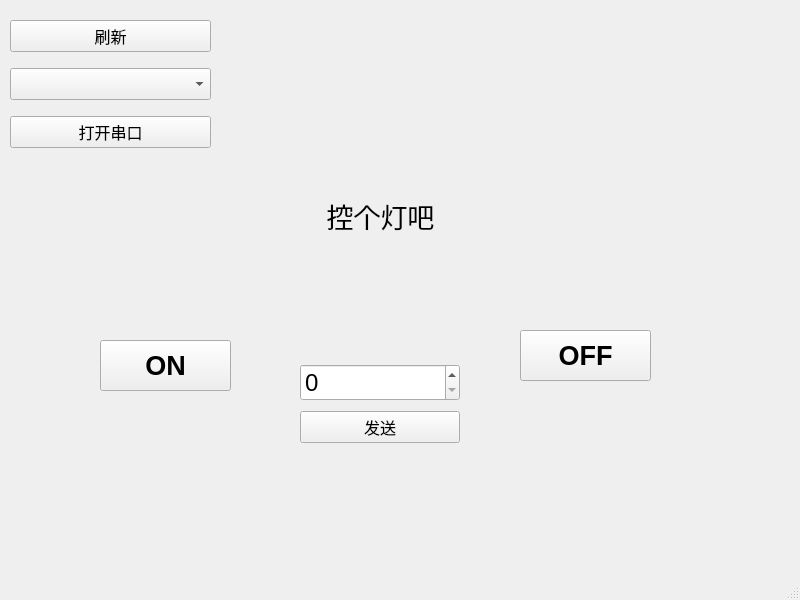
<?xml version="1.0" encoding="UTF-8"?>
<ui version="4.0">
 <class>MainWindow</class>
 <widget class="QMainWindow" name="MainWindow">
  <property name="geometry">
   <rect>
    <x>0</x>
    <y>0</y>
    <width>800</width>
    <height>600</height>
   </rect>
  </property>
  <property name="windowTitle">
   <string>MainWindow</string>
  </property>
  <widget class="QWidget" name="centralwidget">
   <widget class="QPushButton" name="LED_ON">
    <property name="geometry">
     <rect>
      <x>100</x>
      <y>340</y>
      <width>131</width>
      <height>51</height>
     </rect>
    </property>
    <property name="font">
     <font>
      <pointsize>20</pointsize>
      <bold>true</bold>
     </font>
    </property>
    <property name="text">
     <string>ON</string>
    </property>
    <property name="iconSize">
     <size>
      <width>18</width>
      <height>18</height>
     </size>
    </property>
   </widget>
   <widget class="QPushButton" name="LED_OFF">
    <property name="geometry">
     <rect>
      <x>520</x>
      <y>330</y>
      <width>131</width>
      <height>51</height>
     </rect>
    </property>
    <property name="font">
     <font>
      <pointsize>20</pointsize>
      <bold>true</bold>
     </font>
    </property>
    <property name="text">
     <string>OFF</string>
    </property>
    <property name="iconSize">
     <size>
      <width>18</width>
      <height>18</height>
     </size>
    </property>
    <property name="autoRepeatDelay">
     <number>300</number>
    </property>
   </widget>
   <widget class="QLabel" name="label">
    <property name="geometry">
     <rect>
      <x>270</x>
      <y>180</y>
      <width>221</width>
      <height>71</height>
     </rect>
    </property>
    <property name="font">
     <font>
      <pointsize>20</pointsize>
     </font>
    </property>
    <property name="text">
     <string>控个灯吧</string>
    </property>
    <property name="alignment">
     <set>Qt::AlignmentFlag::AlignCenter</set>
    </property>
   </widget>
   <widget class="QWidget" name="verticalLayoutWidget">
    <property name="geometry">
     <rect>
      <x>10</x>
      <y>10</y>
      <width>201</width>
      <height>151</height>
     </rect>
    </property>
    <layout class="QVBoxLayout" name="verticalLayout">
     <item>
      <widget class="QPushButton" name="refresh_button">
       <property name="font">
        <font>
         <pointsize>12</pointsize>
         <bold>false</bold>
        </font>
       </property>
       <property name="text">
        <string>刷新</string>
       </property>
      </widget>
     </item>
     <item>
      <widget class="QComboBox" name="cbox_port">
       <property name="font">
        <font>
         <pointsize>15</pointsize>
        </font>
       </property>
      </widget>
     </item>
     <item>
      <widget class="QPushButton" name="open_port">
       <property name="font">
        <font>
         <pointsize>12</pointsize>
         <italic>false</italic>
         <bold>false</bold>
        </font>
       </property>
       <property name="text">
        <string>打开串口</string>
       </property>
      </widget>
     </item>
    </layout>
   </widget>
   <widget class="QWidget" name="verticalLayoutWidget_2">
    <property name="geometry">
     <rect>
      <x>300</x>
      <y>360</y>
      <width>160</width>
      <height>89</height>
     </rect>
    </property>
    <layout class="QVBoxLayout" name="verticalLayout_2">
     <item>
      <widget class="QSpinBox" name="Count">
       <property name="font">
        <font>
         <pointsize>18</pointsize>
        </font>
       </property>
      </widget>
     </item>
     <item>
      <widget class="QPushButton" name="Send">
       <property name="font">
        <font>
         <pointsize>12</pointsize>
        </font>
       </property>
       <property name="text">
        <string>发送</string>
       </property>
      </widget>
     </item>
    </layout>
   </widget>
  </widget>
  <widget class="QMenuBar" name="menubar">
   <property name="geometry">
    <rect>
     <x>0</x>
     <y>0</y>
     <width>800</width>
     <height>33</height>
    </rect>
   </property>
  </widget>
  <widget class="QStatusBar" name="statusbar"/>
 </widget>
 <resources/>
 <connections/>
</ui>
